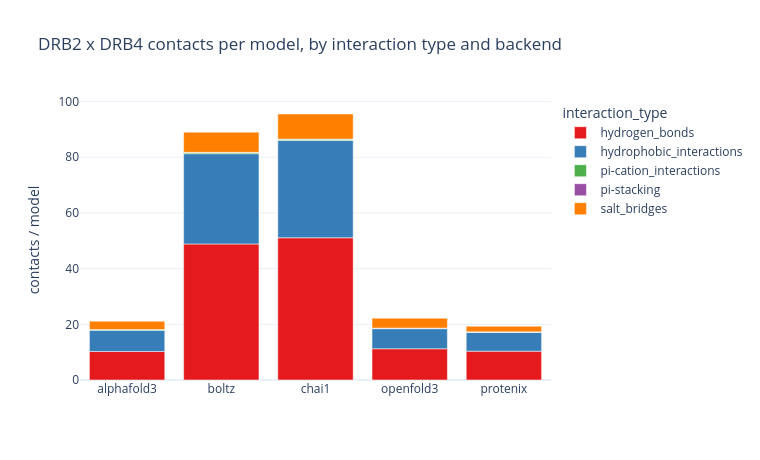

Notebook code for this chart:
### Markdown cell above
## Interaction-type breakdown (all backends pooled)

### Code cell
print("Interaction type counts:")
display(df["interaction_type"].value_counts().rename("count").to_frame())

print("\nInteraction type by receptor-ligand chain pair:")
display(
    df.groupby(["reschain", "reschain_lig", "interaction_type"], observed=True)
    .size().rename("count").reset_index().sort_values("count", ascending=False).head(20)
)

# contacts/model per interaction type, by backend -- does the ensemble agree?
per_backend_itype = (
    df.groupby(["backend", "interaction_type"], observed=True).size()
      .div(df.groupby("backend")["fname"].nunique(), level="backend")
      .rename("contacts_per_model").reset_index()
)
fig = px.bar(per_backend_itype, x="backend", y="contacts_per_model", color="interaction_type",
             color_discrete_sequence=ITYPE_PALETTE, template=TEMPLATE,
             title=f"{RECEPTOR_NAME} x DRB4 contacts per model, by interaction type and backend")
fig.update_layout(width=760, height=460, xaxis_title="", yaxis_title="contacts / model")
save_fig(fig, "drb2_drb4_interaction_types_by_backend.html")

### Figure 1 — Plotly figure (JSON) as saved in the notebook; plotly's stock layout.template omitted (floating-point values rounded to 4 significant figures)
{"data": [{"hovertemplate": "interaction_type=hydrogen_bonds<br>backend=%{x}<br>contacts_per_model=%{y}<extra></extra>", "legendgroup": "hydrogen_bonds", "marker": {"color": "rgb(228,26,28)", "pattern": {"shape": ""}}, "name": "hydrogen_bonds", "orientation": "v", "showlegend": true, "textposition": "auto", "type": "bar", "x": ["alphafold3", "boltz", "chai1", "openfold3", "protenix"], "xaxis": "x", "y": [10.25, 48.85, 51.07, 11.22, 10.36], "yaxis": "y"}, {"hovertemplate": "interaction_type=hydrophobic_interactions<br>backend=%{x}<br>contacts_per_model=%{y}<extra></extra>", "legendgroup": "hydrophobic_interactions", "marker": {"color": "rgb(55,126,184)", "pattern": {"shape": ""}}, "name": "hydrophobic_interactions", "orientation": "v", "showlegend": true, "textposition": "auto", "type": "bar", "x": ["alphafold3", "boltz", "chai1", "openfold3", "protenix"], "xaxis": "x", "y": [7.576, 32.41, 34.92, 7.217, 6.787], "yaxis": "y"}, {"hovertemplate": "interaction_type=pi-cation_interactions<br>backend=%{x}<br>contacts_per_model=%{y}<extra></extra>", "legendgroup": "pi-cation_interactions", "marker": {"color": "rgb(77,175,74)", "pattern": {"shape": ""}}, "name": "pi-cation_interactions", "orientation": "v", "showlegend": true, "textposition": "auto", "type": "bar", "x": ["alphafold3", "boltz", "chai1", "openfold3", "protenix"], "xaxis": "x", "y": [0.2525, 0.404, 0.4444, 0.1594, 0.1236], "yaxis": "y"}, {"hovertemplate": "interaction_type=pi-stacking<br>backend=%{x}<br>contacts_per_model=%{y}<extra></extra>", "legendgroup": "pi-stacking", "marker": {"color": "rgb(152,78,163)", "pattern": {"shape": ""}}, "name": "pi-stacking", "orientation": "v", "showlegend": true, "textposition": "auto", "type": "bar", "x": ["alphafold3", "boltz", "chai1", "openfold3", "protenix"], "xaxis": "x", "y": [0.06061, 0.08081, 0.08081, 0.05797, 0.01124], "yaxis": "y"}, {"hovertemplate": "interaction_type=salt_bridges<br>backend=%{x}<br>contacts_per_model=%{y}<extra></extra>", "legendgroup": "salt_bridges", "marker": {"color": "rgb(255,127,0)", "pattern": {"shape": ""}}, "name": "salt_bridges", "orientation": "v", "showlegend": true, "textposition": "auto", "type": "bar", "x": ["alphafold3", "boltz", "chai1", "openfold3", "protenix"], "xaxis": "x", "y": [2.97, 7.253, 9.0, 3.551, 2.022], "yaxis": "y"}], "layout": {"barmode": "relative", "height": 460, "legend": {"title": {"text": "interaction_type"}, "tracegroupgap": 0}, "title": {"text": "DRB2 x DRB4 contacts per model, by interaction type and backend"}, "width": 760, "xaxis": {"anchor": "y", "domain": [0.0, 1.0], "title": {"text": ""}}, "yaxis": {"anchor": "x", "domain": [0.0, 1.0], "title": {"text": "contacts / model"}}}}
